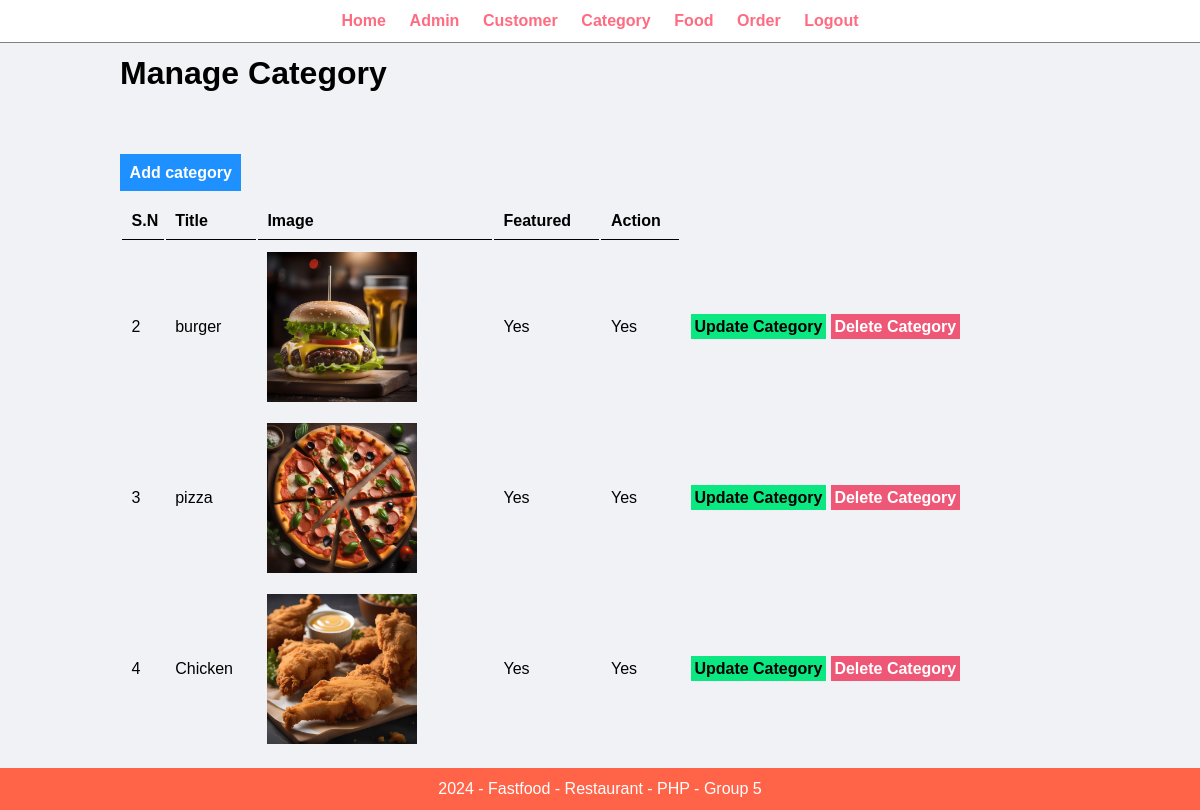
/admin/manage-category.php (signed in), run on an earlier commit of the app's database.
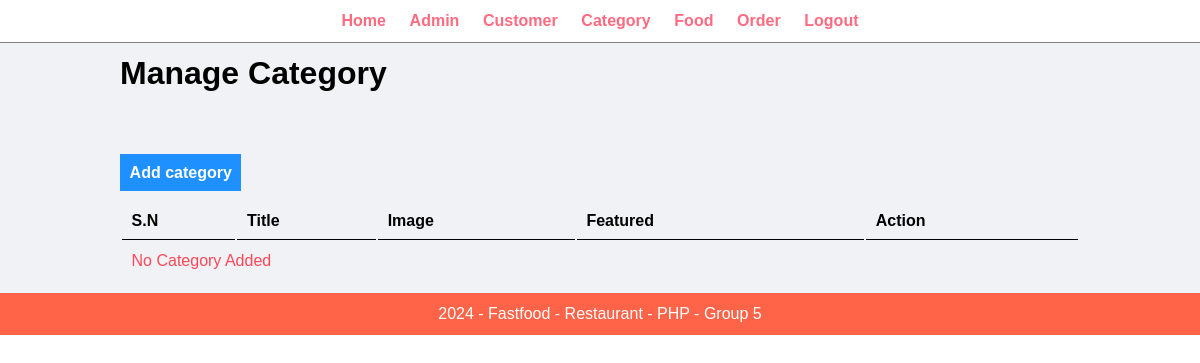
And on a later commit of the database.
### tables this page shows
CREATE TABLE `category` (
  `id` int(11) UNSIGNED NOT NULL,
  `title` varchar(100) NOT NULL,
  `image` varchar(255) NOT NULL,
  `show_on_home` varchar(10) NOT NULL,
  `active` varchar(10) NOT NULL
);

### admin/manage-category.php (the view, shortened to what this page needs)
<?php include('patials/menu.php'); ?>
        <div class="main-content">
            <div class="wrapper">
                <h1>Manage Category</h1>
                <br /><br />
               <br /><br />
                <a href="<?php echo SITEURL;?>admin/add-category.php" class="btn-add">Add category</a>
                <br /><br />
                <table class="table-full">
                    <tr>
                        <th>S.N</th>
                        <th>Title</th>
                        <th>Image</th>
                        <th>Featured</th>
                        <th>Action</th>
                    </tr>
                    <?php
                       $sql = "SELECT * FROM category";
                       $res = mysqli_query($conn, $sql);
                       $count = mysqli_num_rows($res);
                       if ($count>0) {
                        while ($row = mysqli_fetch_assoc($res)) {
                            $id = $row['id'];
                            $title = $row['title'];
                            $image = $row['image'];
                            $show_on_home	= $row['show_on_home'];
                            $active = $row['active'];
                            ?>
                             <tr>
                               <td><?php echo $id; ?></td>
                               <td><?php echo $title; ?></td>
                               <td>
                                <?php
                                if ($image == "") {
                                    echo "<div class='error'>Image not Added</div>";
                                }
                                else {
                                    ?>
                                    <img src="<?php echo SITEURL;?>/images/category/<?php echo $image; ?> " width="150px">
                                    <?php
                                }
                                ?>
                               </td>
                               <td><?php echo $show_on_home; ?></td>
                               <td><?php echo $active; ?></td>
                               <td>
                                  <a href="<?php echo SITEURL;?>admin/update-category.php?id=<?php echo $id; ?>&image=<?php echo $image;?>" class="btn-update">Update Category</a>
                                  <a href="<?php echo SITEURL;?>admin/delete-category.php?id=<?php echo $id; ?>&image=<?php echo $image;?>" class="btn-delete">Delete Category</a>
                               </td>
                              </tr>
                            <?php
                        }
                       }
                       else {
                        ?>
                        <tr>
                             <td colspan="6"><div class="error">No Category Added</div></td>
                        </tr>
                        <?php
                       }
                    ?>
                </table>
            </div>
        </div>
<?php include('patials/footer.php'); ?>

### admin/patials/menu.php (shortened to what this page needs)
<html>
    <head>
        <link rel="stylesheet" href="../css/admin.css">
    </head>
    <body>
        <div class="menu">
            <div class="wrapper">
                <ul class="ul">
                    <li><a href="index.php">Home</a></li>
                    <li><a href="manage-admin.php">Admin</a></li>
                    <li><a href="manage-customer.php">Customer</a></li>
                    <li><a href="manage-category.php">Category</a></li>
                    <li><a href="manage-food.php">Food</a></li>
                    <li><a href="manage-order.php">Order</a></li>
                    <li><a href="logout.php">Logout</a></li>
                </ul>
            </div>
        </div>

### admin/patials/footer.php
        <div class="footer">
            <div class="wrapper">
                <p class="text-center">2024 - Fastfood - Restaurant - PHP - Group 5</p>
            </div>
        </div>
    </body>
</html>

### css/admin.css (style rules this page uses)
* { margin: 0; padding: 0; font-family: Arial, Helvetica, sans-serif; }
.wrapper { padding: 1%; width: 80%; margin: 0 auto; }
.text-center { text-align: center; }
.error { color: #ff4757; }
.menu { text-align: center; border-bottom: 1px solid gray; }
.menu ul { list-style-type: none; }
.menu ul li { display: inline; padding: 1%; }
.menu ul li a { text-decoration: none; font-weight: bold; color: #ff6b81; }
.main-content { background-color: #f1f2f6; color: black; }
.btn-add { padding: 1%; background-color: #1e90ff; color: white; text-decoration: none; font-weight: bold; }
.table-full { width: 100%; }
table tr th { border-bottom: 1px solid black; padding: 1%; text-align: left; }
table tr td { padding: 1%; }
.footer { background-color: #ff6348; color: white; }
.btn-update { padding: 1%; background-color: #0be881; color: black; text-decoration: none; font-weight: bold; }
.btn-delete { padding: 1%; background-color: #ef5777; color: white; text-decoration: none; font-weight: bold; }

What changed in the data, as far as the page shows it:
removed category: id "2", title "burger", image (picture), show_on_home "Yes", active "Yes"
removed category: id "3", title "pizza", image (picture), show_on_home "Yes", active "Yes"
removed category: id "4", title "Chicken", image (picture), show_on_home "Yes", active "Yes"
Also different on the page:
text now shown: "No Category Added"
